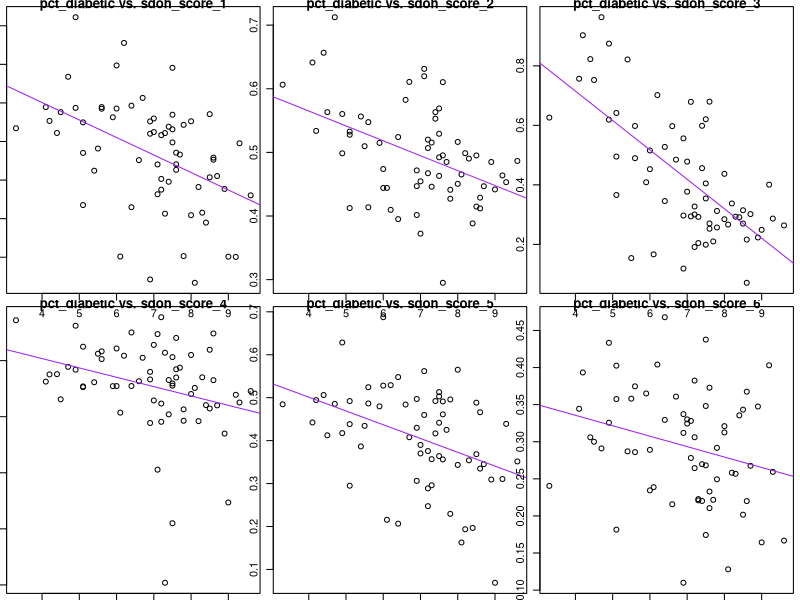
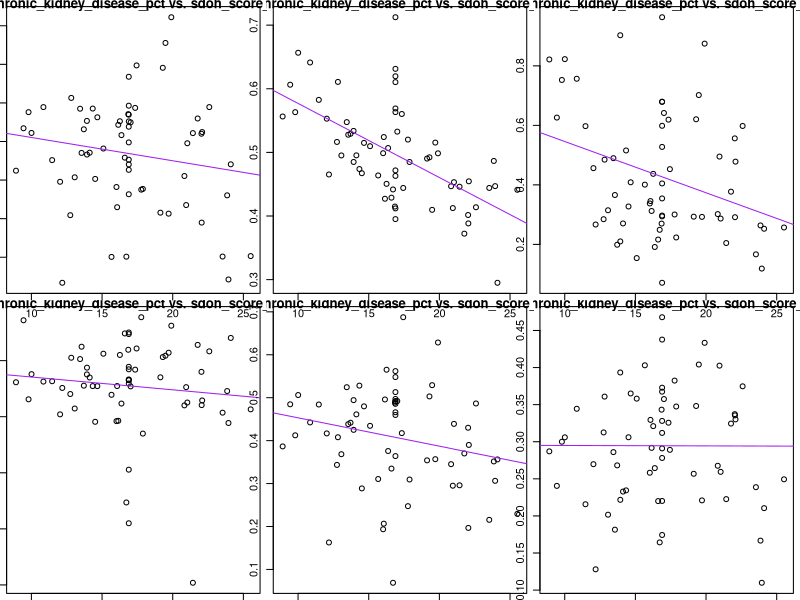
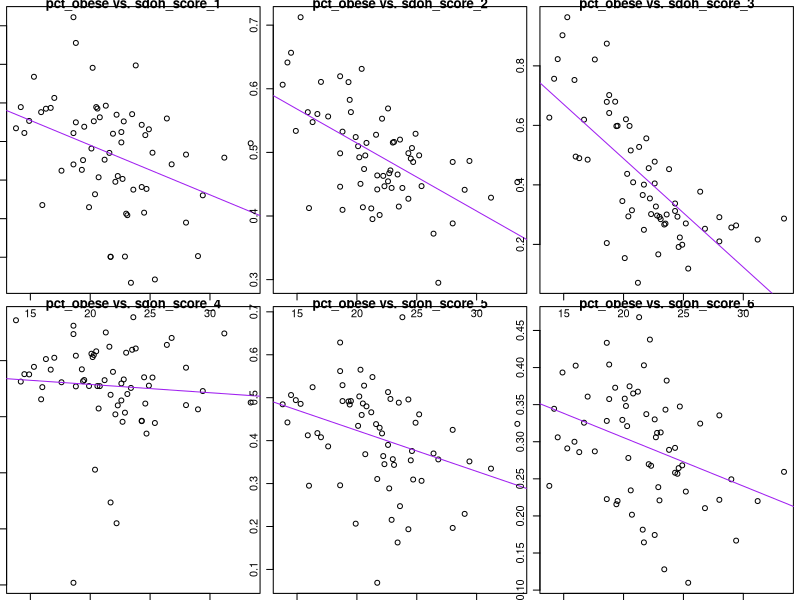
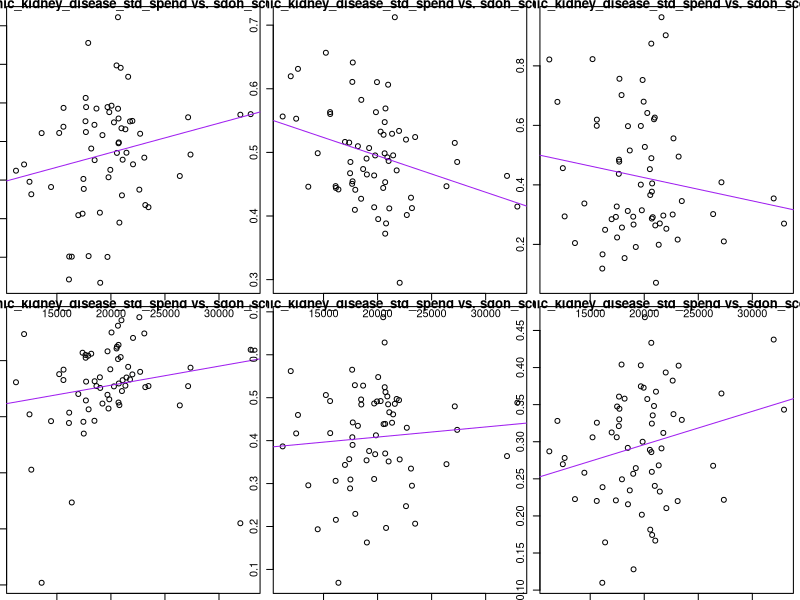
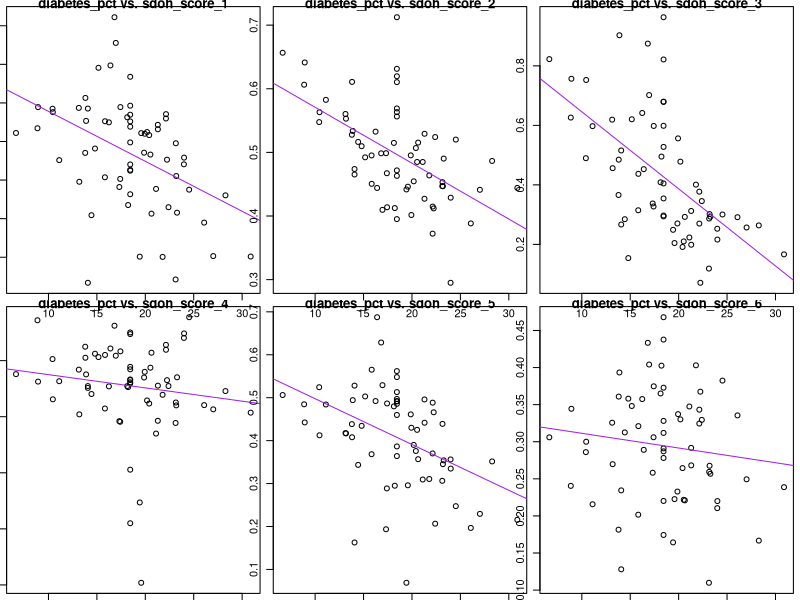
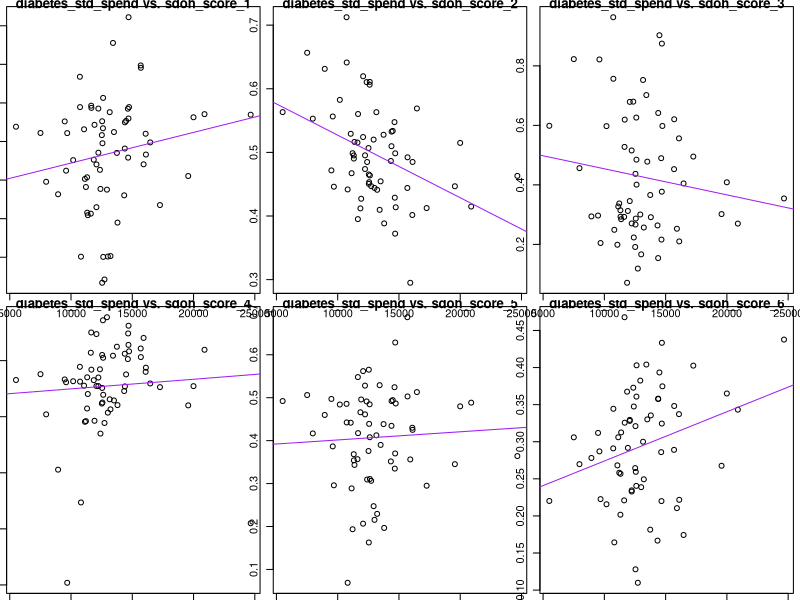
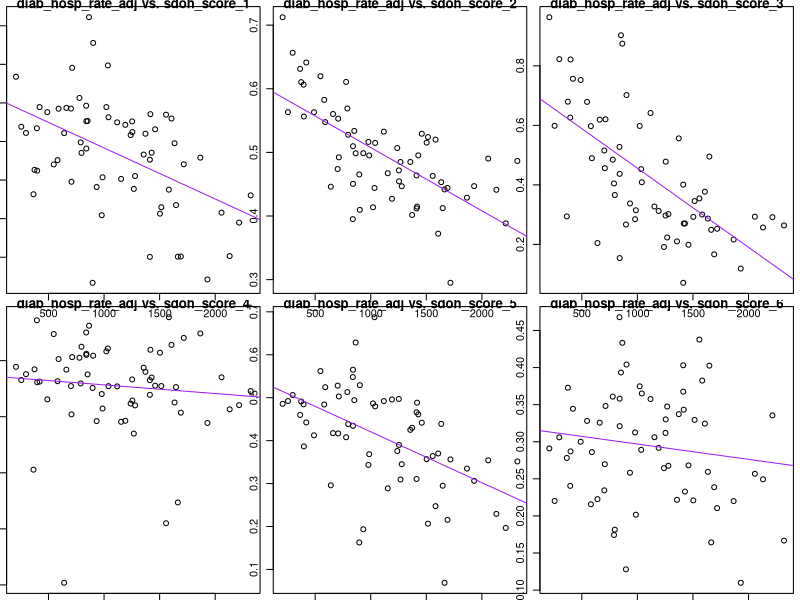
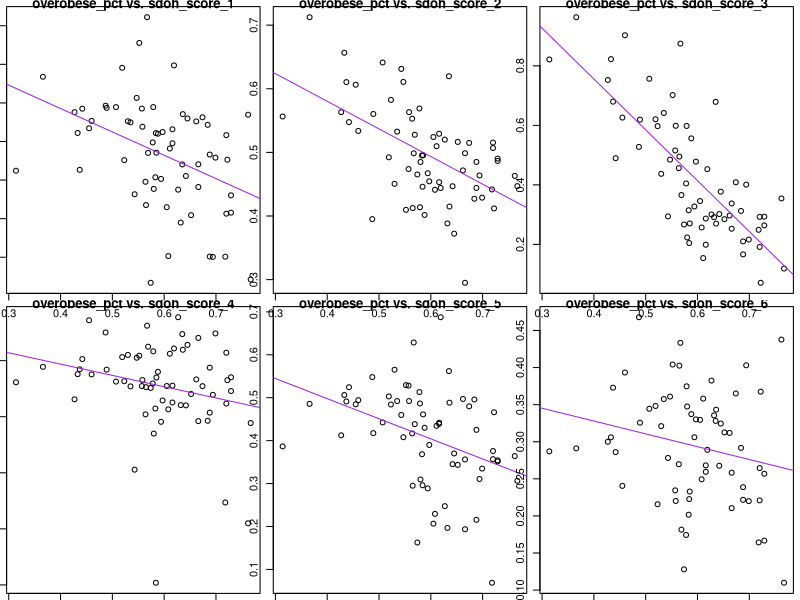

The R script that drew these images, in order:
setwd(dirname(rstudioapi::getActiveDocumentContext()$path))
library(dplyr)

data <- read.csv('../../data/final_data.csv')
dict <- read.csv('../../data/final_data_dictionary.csv')

score_cor <- function(data){
  cor(data[,names(data)[grepl("sdoh_score", names(data))]]) 
}
score_cor(data)
# Econ & Edu, Food, Community, & Healthcare
# Phys & Edu
# Educ & Food, Community, Healthcare
# Food & Community
# Community & Healthcare

# variation in outcome by score plots
outcomes <- dict %>% 
  filter(outcome == 1) %>% 
  select(column_name) %>% 
  pull() %>% 
  as.character()

score_outcome_plots <- function(outcomes, data){
  par(mfrow = c(2, 3), mar = c(0.5, 0.5, 0.5, 0.5))
  for(outcome in outcomes){
    for(sdoh in names(data)[grepl("sdoh_score", names(data))]){
      plot(data[,outcome], data[,sdoh], main = paste0(outcome, " vs. ", sdoh)) 
      form <- as.formula(paste0(sdoh, " ~ ", outcome))
      abline(lm(form, data = data), col = "purple")
    }
  } 
}
score_outcome_plots(outcomes, data)
# strongest relationships: eduction & economic scores & neighborhood
# the spend variables are kind of confusing - neighborhood is the only one that with a higher score, has a lower std spend (quality)

# scores X econ scores
score_score_plots <- function(data){
  par(mfrow = c(2, 3), mar = c(0.5, 0.5, 0.5, 0.5))
  for(sdoh1 in names(data)[grepl("sdoh_score", names(data))]){
    for(sdoh in names(data)[grepl("sdoh_score", names(data))]){
      if(sdoh1 != sdoh){
        plot(data[,sdoh1], data[,sdoh], main = paste0(sdoh1, " vs. ", sdoh)) 
        form <- as.formula(paste0(sdoh, " ~ ", sdoh1))
        abline(lm(form, data = data), col = "purple") 
      }
    }
  } 
}
score_score_plots(data)
# 2 and 6 is slightly negative

# look only at the econ scores
score_Escore_plots <- function(data){
  par(mfrow = c(2, 3), mar = c(0.5, 0.5, 0.5, 0.5))
  sdoh1 <- "sdoh_score_1"
  for(sdoh in names(data)[grepl("sdoh_score", names(data))]){
    if(sdoh1 != sdoh){
      plot(data[,sdoh1], data[,sdoh], main = paste0(sdoh1, " vs. ", sdoh)) 
      form <- as.formula(paste0(sdoh, " ~ ", sdoh1))
      abline(lm(form, data = data), col = "purple") 
    }
  }
}
score_Escore_plots(data)

# Different ways to adjust to bring correlations down/less driven by economic score
# 1. Divide by Econ Score, re-standardize
meth1 <- data.frame("sdoh_score_1" = data$sdoh_score_1, apply(data[,names(data)[grepl("sdoh_score", names(data)) & names(data) != "sdoh_score_1"]], 2,
                                                              function(x) x/data$sdoh_score_1))
meth1 <- meth1 %>% 
  cbind(data[,!grepl("sdoh_score", names(data))])
# the ones that weren't related before are now more correlated
score_cor(data)
score_cor(meth1)
score_outcome_plots(outcomes, meth1)
score_score_plots(meth1)

# 2. Use correlation with Econ Score as a weight so the unrelated variables don't become more related
cors <- as.data.frame(score_cor(data))$sdoh_score_1
meth2 <- data
for(score in c(2:6)){
  new_scores <- ((data[,paste0("sdoh_score_", score)]/data$sdoh_score_1)*cors[score]) +
    (1-cors[score])*data[,paste0("sdoh_score_", score)]
  # then need to re-standardize
  final_scores <- (new_scores - min(new_scores))/(max(new_scores) - min(new_scores))
  print(new_scores - final_scores)
  meth2[,paste0("sdoh_score_", score)] = final_scores
}
score_cor(meth2)
# they are way less correlated now!
# highest correlation = .36 between 2 and 3 or .33 between 4 and 5
score_Escore_plots(meth2)
# 3. Correlation squared?

# 4. Subtract from econ score? - what do differences in scores look like by county?
# econ score X econ score-other score

# Let's use method 2
# How to old scores compare to new scores?
new_old_scores <- function(old_data, new_data){
  for(score in c(2:6)){
    plot(old_data[,paste0("sdoh_score_", score)], new_data[,paste0("sdoh_score_", score)],
         main = paste0("Score #", score)) 
  }
}
new_old_scores(data, meth2)
# the most adjustments should happen with the most correlated variables
score_cor(data)
score_outcome_plots(outcomes, meth2)

# Measuring adjustments:
# scores should differentiate performance
# how well do the scores predict performance?
# relationship between one another
orig_mod <- lm(overobese_pct ~ sdoh_score_1 + sdoh_score_2 + sdoh_score_3 + sdoh_score_4 + sdoh_score_5 + sdoh_score_6, data = data)
summary(orig_mod)
inter_mod <- lm(overobese_pct ~ sdoh_score_1 + sdoh_score_2 + sdoh_score_3 + sdoh_score_4 + sdoh_score_5 + sdoh_score_6, data = meth1)
summary(inter_mod)
mod <- lm(overobese_pct ~ sdoh_score_1 + sdoh_score_2 + sdoh_score_3 + sdoh_score_4 + sdoh_score_5 + sdoh_score_6, data = meth2)
summary(mod)
# at least econ shows up now as impactful!

# which counties had the largest change in scores?
for(score in c(2:6)){
  data[,paste0("new_score_", score)] <- meth2[,paste0("sdoh_score_", score)] 
  data[,paste0("new_score_", score, "_diff")] <- data[,paste0("new_score_", score)] - data[,paste0("sdoh_score_", score)] 
  print(data[,c(paste0("new_score_", score, "_diff"), paste0("new_score_", score), paste0("sdoh_score_", score), "sdoh_score_1", "county")] %>% 
          arrange(!!rlang::sym(paste0("new_score_", score, "_diff"))))
}
# if econ > score, score should have gone down or vice versa
